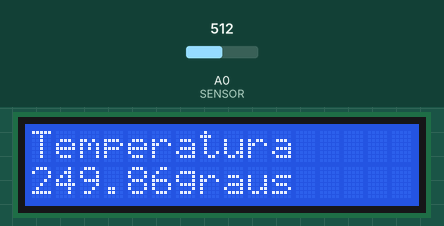
Recording of a sketch running on a simulated Arduino Uno, built with avr-gcc and run on an emulated ATmega328P. Parts: 16×2 character LCD. Inputs (shaded band) come from the test bench; at power-on: A0 (SENSOR) = 512.

Above: at 1.2 s.
1.3 s: A0 (SENSOR) set to 716
At 3.2 s:
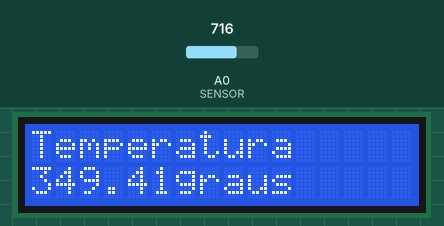
3.5 s: A0 (SENSOR) set to 900
At 5.0 s:
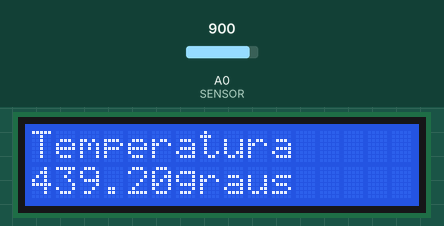
5.5 s: A0 (SENSOR) set to 1023
At 6.6 s:
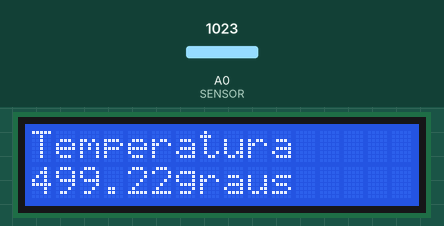
Timing chart, 0 to 8.5 s (numbered marks = the images above; inputs shaded):
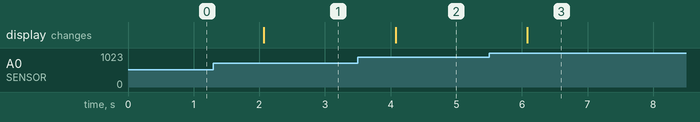

Measured:
- after the input at 1.3 s, the display: changes after 0.77 s (image 1)
- after the input at 3.5 s, the display: changes after 0.58 s (image 2)
- after the input at 5.5 s, the display: changes after 0.58 s (image 3)

The sketch:

LCDTemperatura.ino
```cpp
#include <LiquidCrystal.h> // Importo a biblioteca que usaremos
#define SENSOR 0 // Defino o pino de entrada para o sensor

LiquidCrystal lcd(12, 11, 5, 4, 3, 2); // registro os pinos do LCD

int val = 0; // valor de leitura do sensor

void setup(){
  lcd.begin(16,2); // Numero de colunas e linhas que iremos usar
  lcd.print("Temperatura"); // Mensagem da primeira Linha
}

void loop(){
  val = analogRead(SENSOR); // Leio o valor do sensor

  float voltage = val * 0.00488; // calculo para saber o valor da temperatura
  voltage = voltage * 100; // Ajuste de temperatura

  lcd.setCursor(0,1); // Coloco o cursor na segunda linha, coluna 0
  lcd.print(voltage); // Escrevo o valor da temperatura no Curso
  lcd.setCursor(6,1); // Coloco o cursor na segunda linha, coluna 6
  lcd.print("graus"); // Escrevo a segunda parte da mensagem
  delay(1000);        // Delay de um segundo, para melhor imprimir as informacoes
}
```
